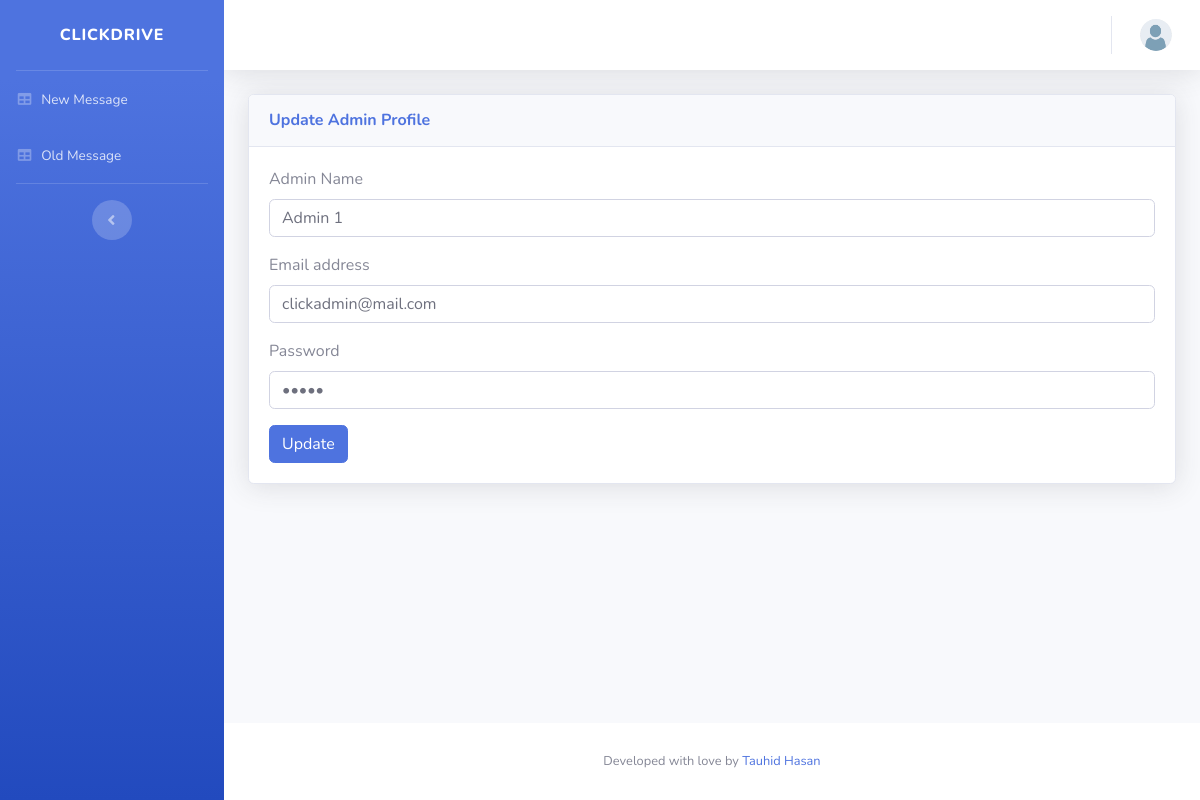
Page /admin/profile.php (signed in) on the earlier database version.
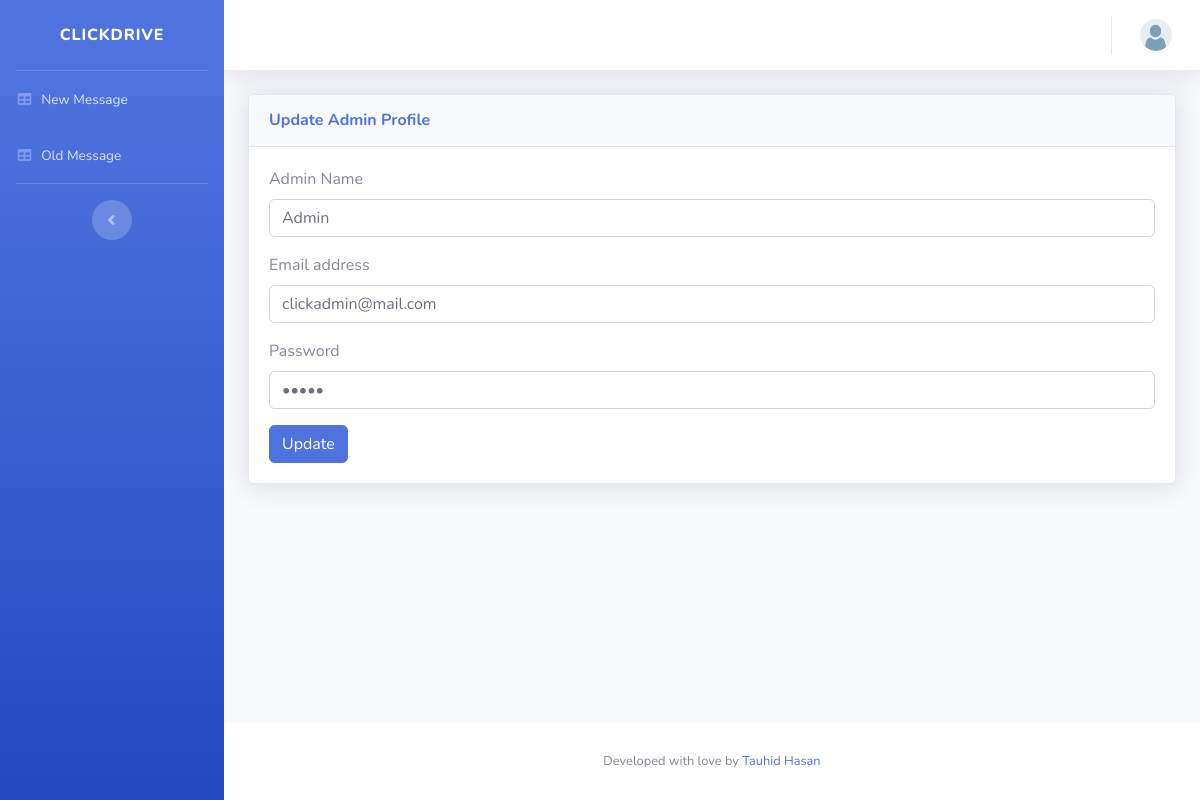
Same page on the later database version.
### tables this page shows
CREATE TABLE `user` (
  `id` int(11) NOT NULL,
  `name` varchar(100) NOT NULL,
  `email` varchar(200) NOT NULL,
  `password` varchar(255) NOT NULL
);

### admin/profile.php (the view, shortened to what this page needs)
<!DOCTYPE html>
<html lang="en">
<?php
  require "inc/head.php";
?>
<body id="page-top">
  <div id="wrapper">
    <?php require "inc/sidebar.php" ?>
    <div id="content-wrapper" class="d-flex flex-column">
      <div id="content">
        <?php require "inc/topbar.php" ?>
        <div class="container-fluid">
          <div class="card shadow mb-4">
            <div class="card-header py-3">
              <h6 class="m-0 font-weight-bold text-primary">Update Admin Profile</h6>
            </div>
            <div class="card-body">
              <div class="table-responsive">
                <form action="profile.php" method="POST">
          <?php
            $infoSql = "SELECT * FROM user WHERE id = 1";
            $infoSqlRun = mysqli_query($conn, $infoSql);
            $data = mysqli_fetch_assoc($infoSqlRun);
          ?>
                  <div class="form-group">
                    <label for="name">Admin Name</label>
                    <input name="name" type="text" class="form-control" value="<?= $data['name'] ?>" required>
                  </div>
                  <div class="form-group">
                    <label for="email">Email address</label>
                    <input name="email" type="email" class="form-control" id="email" value="<?= $data['email'] ?>" required>
                  </div>
                  <div class="form-group">
                    <label for="password">Password</label>
                    <input name="password" type="password" class="form-control" id="password" value="<?= $data['password'] ?>" required>
                  </div>
                  <button name="update" type="submit" class="btn btn-primary">Update</button>
                </form>
              </div>
            </div>
          </div>
        </div>
      </div>
     <footer class="sticky-footer bg-white">
        <div class="container my-auto">
          <div class="copyright text-center my-auto">
            <span>Developed with love by <a href="https://github.com/Tauh1dHasan/" target="_blank">Tauhid Hasan</a></span>
          </div>
        </div>
      </footer>
    </div>
  </div>
</body>
</html>

### admin/inc/head.php (shortened to what this page needs)
<head>
  <link href="vendor/fontawesome-free/css/all.min.css" rel="stylesheet" type="text/css">
  <link href="css/sb-admin-2.min.css" rel="stylesheet">
  <link href="vendor/datatables/dataTables.bootstrap4.min.css" rel="stylesheet">
</head>

### admin/inc/sidebar.php
<ul class="navbar-nav bg-gradient-primary sidebar sidebar-dark accordion" id="accordionSidebar">
  <a class="sidebar-brand d-flex align-items-center justify-content-center" href="index.php">
    <div class="sidebar-brand-text mx-3">ClickDrive</div>
  </a>
  <hr class="sidebar-divider my-0">
  <li class="nav-item">
    <a class="nav-link" href="unread_message.php">
      <i class="fas fa-fw fa-table"></i>
      <span>New Message</span></a>
  </li>
  <li class="nav-item">
    <a class="nav-link" href="read_message.php">
      <i class="fas fa-fw fa-table"></i>
      <span>Old Message</span></a>
  </li>
  <hr class="sidebar-divider d-none d-md-block">
  <div class="text-center d-none d-md-inline">
    <button class="rounded-circle border-0" id="sidebarToggle"></button>
  </div>
</ul>

### admin/inc/topbar.php (shortened to what this page needs)
<nav class="navbar navbar-expand navbar-light bg-white topbar mb-4 static-top shadow">
  <ul class="navbar-nav ml-auto">
    <li class="nav-item dropdown no-arrow">
      <a class="nav-link dropdown-toggle" href="#" id="userDropdown" role="button" data-toggle="dropdown" aria-haspopup="true" aria-expanded="false">
        <img class="img-profile rounded-circle" src="img/avater.jpg">
      </a>
    </li>
  </ul>
</nav>

Differences in the rows shown:
changed user "clickadmin@mail.com": name "Admin 1" → "Admin"
